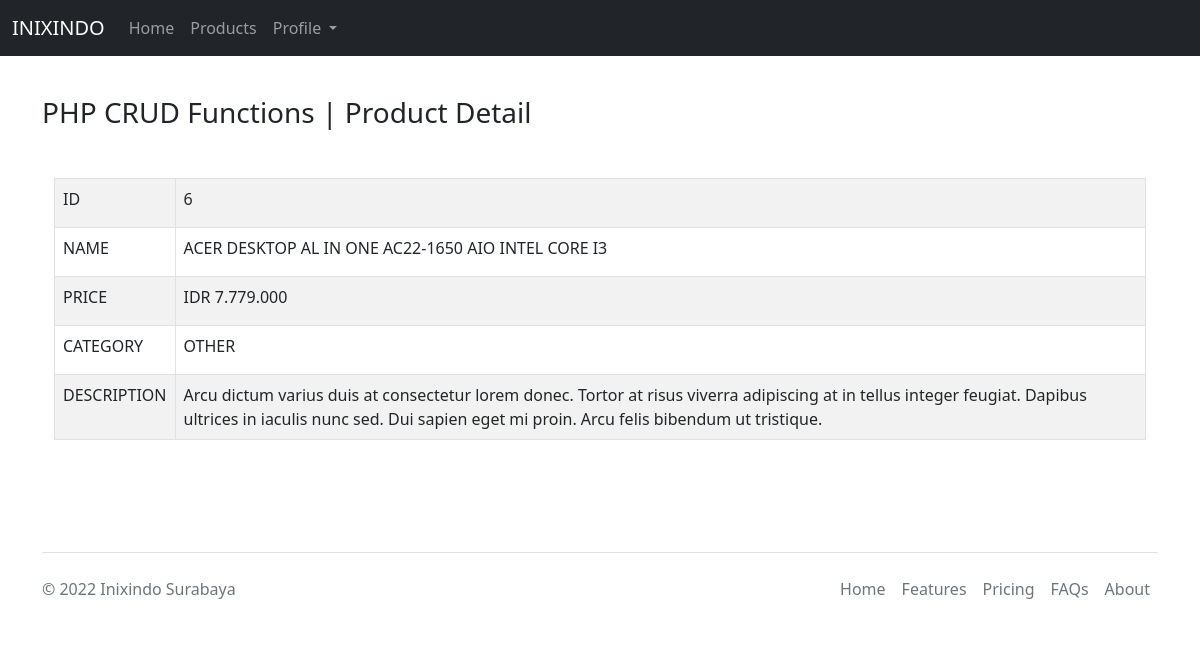
/products/product_view.php?view_id=6, run on the app's committed database.
### tables this page shows
CREATE TABLE `products` (
  `id` int(15) NOT NULL,
  `name` varchar(70) NOT NULL,
  `price` decimal(10,0) NOT NULL,
  `description` text DEFAULT NULL,
  `category` varchar(50) NOT NULL,
  `created_at` timestamp NOT NULL DEFAULT current_timestamp()
);

### products/product_view.php (the view, shortened to what this page needs)
<?php
include "../layouts/headers.php";
include_once "../config/dbconfig.php";
if (isset($_GET['view_id'])) {
    $sql_query = "SELECT * FROM products WHERE id = " . $_GET['view_id'];
    $result_set = mysqli_query($con, $sql_query);
    $fetched_row = mysqli_fetch_array($result_set, MYSQLI_ASSOC);
}
?>
<body>
<?php include "../layouts/navbar_profile.php"; ?>
    <div class="container mt-5 mb-5 py-5">
        <div>
            <h3>PHP CRUD Functions | Product Detail</h3>
        </div>
        <div class="container mt-5">
            <table class="table table-striped table-bordered table-hover">
                <tr>
                    <td><label for="id" class="form-label">ID</label></td>
                    <td><?php echo $fetched_row["id"]; ?></td>
                </tr>
                <tr>
                    <td><label for="name" class="form-label">NAME</label></td>
                    <td><?php echo $fetched_row["name"]; ?></td>
                </tr>
                <tr>
                    <td><label for="price" class="form-label">PRICE</label></td>
                    <td><?php echo "IDR " . number_format($fetched_row["price"], 0, ",", "."); ?></td>
                </tr>
                <tr>
                    <td><label for="category" class="form-label">CATEGORY</label></td>
                    <td><?php echo $fetched_row["category"]; ?></td>
                </tr>
                <tr>
                    <td><label for="description" class="form-label">DESCRIPTION</label></td>
                    <td><?php echo $fetched_row["description"]; ?></td>
                </tr>
            </table>
        </div>
    </div>
</body>
<?php
include "../layouts/footer.php";
?>

### data on the page
products: id "6", name "ACER DESKTOP AL IN ONE AC22-1650 AIO INTEL CORE I3", price "7.779.000", category "OTHER", description "Arcu dictum varius duis at consectetur lorem donec. Tortor at risus viverra adipiscing at in tellus integer feugiat. Dapibus ultrices in iaculis nunc sed. Dui sapien eget mi proin. Arcu felis bibendum ut tristique."
